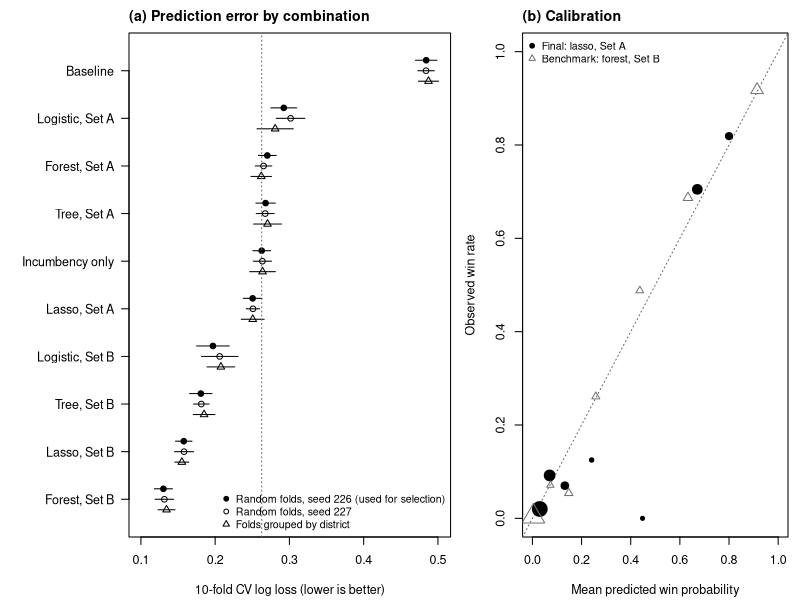

Source code (R):
# MS&E 226 Project Part 1 -- Figure 6.1 for the figures page.
# Reads results written by 04_prediction.R (no model fitting). Run from the project folder:
#   Rscript code/06_prediction_figures.R

library(data.table)

summ <- fread("results/results_prediction.csv")
cal  <- fread("results/calibration_prediction.csv")

ALG_NAME <- c(baseline = "Baseline", incumbency = "Incumbency only", logistic = "Logistic",
              lasso = "Lasso", tree = "Tree", forest = "Forest")
summ[, label := ifelse(set == "-", ALG_NAME[alg], paste0(ALG_NAME[alg], ", Set ", set))]
order_lab <- summ[folds == "random_226"][order(-log_loss)]$label
summ[, ypos := match(label, rev(order_lab))]
sty <- data.table(folds = c("random_226", "random_227", "district_226"),
                  pch = c(19, 1, 2), off = c(0.22, 0, -0.22),
                  text = c("Random folds, seed 226 (used for selection)",
                           "Random folds, seed 227", "Folds grouped by district"))
summ <- merge(summ, sty, by = "folds")

png("results/fig_6_1_prediction.png", width = 7.5, height = 3.9, units = "in", res = 250)
layout(matrix(1:2, 1), widths = c(1.35, 1))

# (a) CV log loss, mean +/- 1 SE over folds.
par(mar = c(4.2, 8.6, 2.2, 0.6), cex = 0.75)
y <- summ$ypos + summ$off
plot(summ$log_loss, y, pch = summ$pch, yaxt = "n", ylab = "",
     xlim = c(0.1, max(summ$log_loss + summ$se_log_loss)), ylim = c(0.6, length(order_lab) + 0.4),
     xlab = "10-fold CV log loss (lower is better)")
segments(summ$log_loss - summ$se_log_loss, y, summ$log_loss + summ$se_log_loss, y)
axis(2, at = seq_along(order_lab), labels = rev(order_lab), las = 1)
abline(v = summ[folds == "random_226" & alg == "incumbency", log_loss], lty = 3, col = "grey40")
legend("bottomright", sty$text, pch = sty$pch, bty = "n", cex = 0.85)
mtext("(a) Prediction error by combination", side = 3, line = 0.6, adj = 0, font = 2, cex = 0.85)

# (b) Calibration of out-of-fold predictions, point area proportional to candidates per bin.
par(mar = c(4.2, 4.2, 2.2, 0.8))
plot(NA, xlim = c(0, 1), ylim = c(0, 1), xlab = "Mean predicted win probability",
     ylab = "Observed win rate")
abline(0, 1, lty = 3, col = "grey40")
models <- c("final (Set A)", "benchmark (Set B)")
pchs <- c(19, 2); cols <- c("black", "grey45")
for (i in 1:2) {
  m <- cal[model == models[i]]
  points(m$mean_predicted, m$observed_win_rate, pch = pchs[i], col = cols[i],
         cex = 0.6 + 2.4 * sqrt(m$n / max(cal$n)))
}
legend("topleft", c("Final: lasso, Set A", "Benchmark: forest, Set B"), pch = pchs, col = cols,
       bty = "n", cex = 0.85)
mtext("(b) Calibration", side = 3, line = 0.6, adj = 0, font = 2, cex = 0.85)
invisible(dev.off())
cat("Wrote results/fig_6_1_prediction.png\n")
